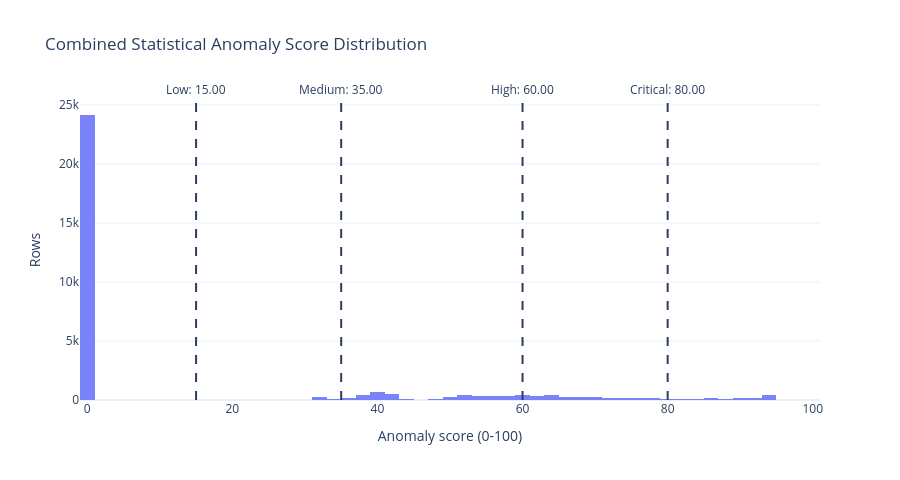
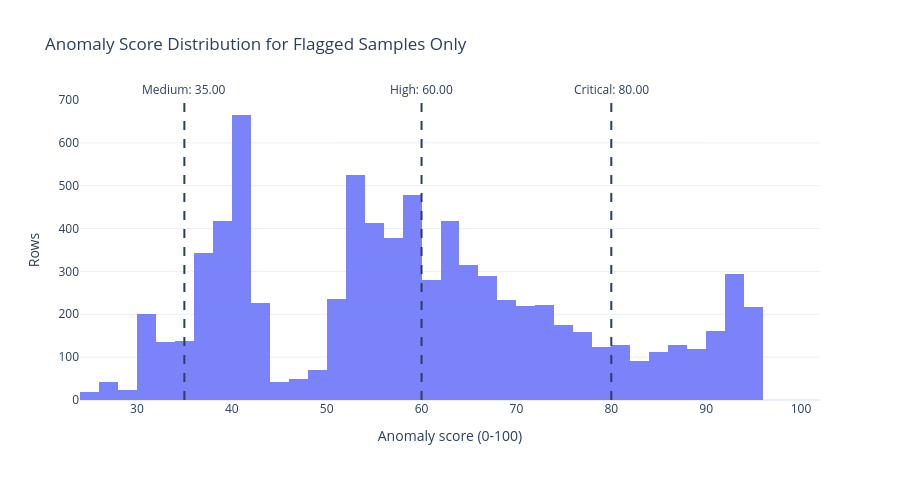
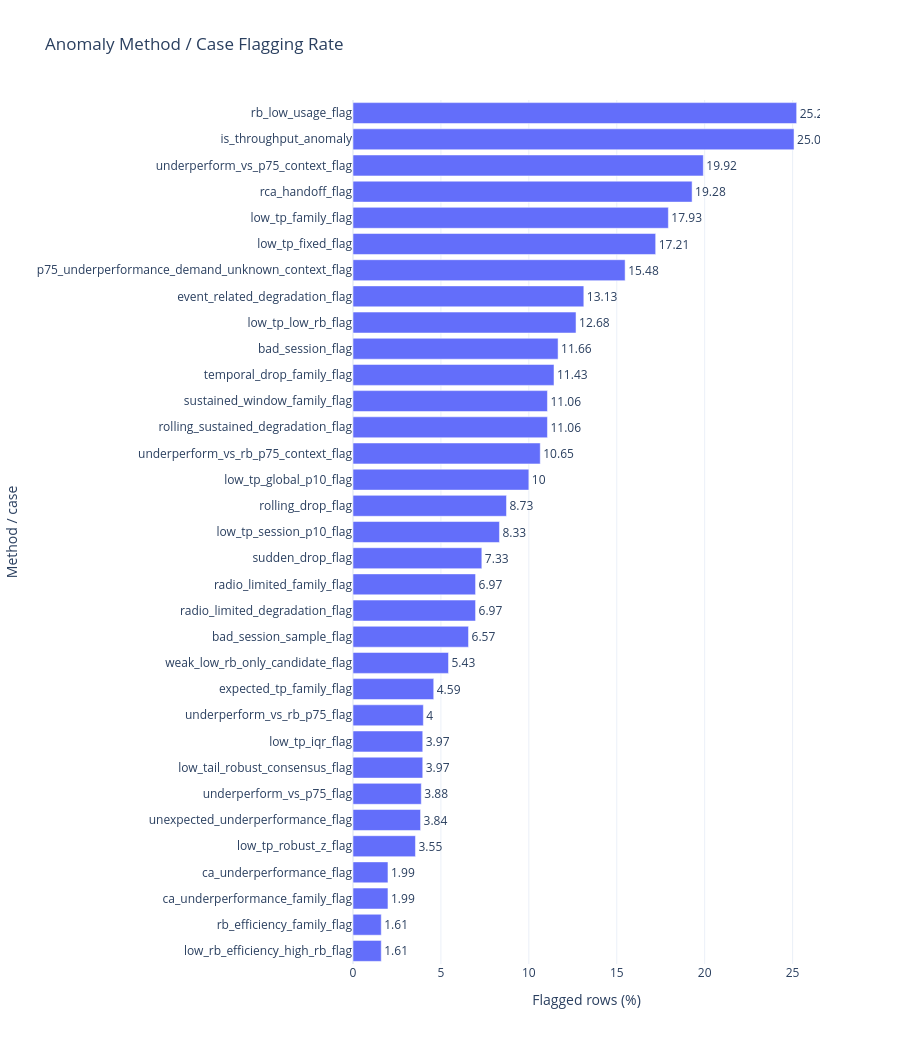
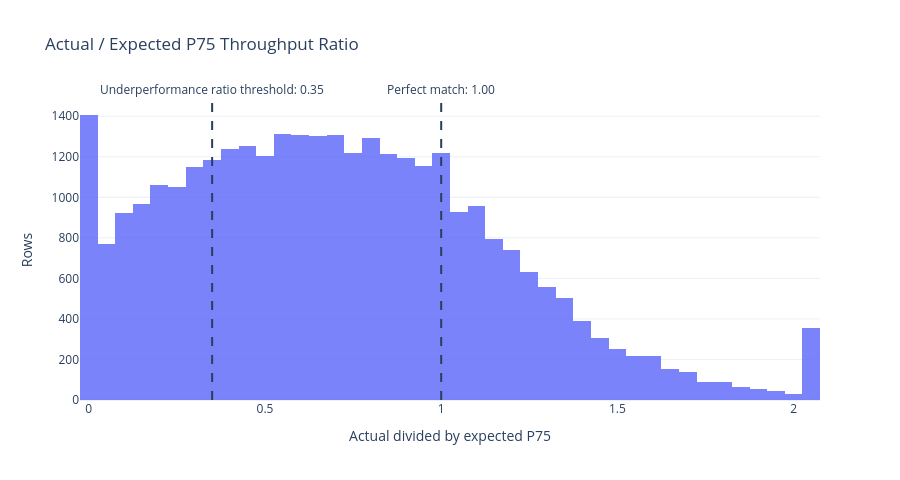

Notebook cell for these charts, in order:
### Code cell
# =========================
# 16. Post-anomaly visual QC
# =========================

# These plots help confirm whether flagged samples look abnormal in their surrounding context.
# They also make it easier to explain why some method percentages are high or low.

if not lte_dl.empty:
    plot_distribution_with_lines(
        lte_dl,
        "anomaly_score_0_100",
        "Combined Statistical Anomaly Score Distribution",
        "Anomaly score (0-100)",
        thresholds={"Low": 15, "Medium": 35, "High": 60, "Critical": 80},
        bins=60,
        filename="10_anomaly_score_distribution.png",
        clip_upper_q=None,
    )



    # The full score distribution is usually dominated by normal zero-score rows. This zoom
    # shows only flagged anomalies so score calibration can be reviewed more clearly.
    plot_distribution_with_lines(
        lte_dl[lte_dl["is_throughput_anomaly"].fillna(False).astype(bool)],
        "anomaly_score_0_100",
        "Anomaly Score Distribution for Flagged Samples Only",
        "Anomaly score (0-100)",
        thresholds={"Medium": 35, "High": 60, "Critical": 80},
        bins=50,
        filename="10b_anomaly_score_distribution_flagged_only.png",
        clip_upper_q=None,
    )

    if "anomaly_method_count" in lte_dl.columns:
        method_count_summary = lte_dl["anomaly_method_count"].value_counts().sort_index()
        plt.figure(figsize=(8, 4))
        plt.bar(method_count_summary.index.astype(str), method_count_summary.values)
        plt.xlabel("Number of trigger flags active on the row")
        plt.ylabel("Rows")
        plt.title("Anomaly Trigger-Flag Overlap Distribution")
        save_current_plot("10c_anomaly_trigger_overlap_distribution.png")
        plt.show()

    if "method_summary" in globals():
        plot_flag_percentage_bars(method_summary, "11_anomaly_method_percentages.png")

    if "summary_by_type_sev" in globals() and not summary_by_type_sev.empty:
        type_counts = anomaly_handoff["anomaly_type"].value_counts().sort_values(ascending=True)
        plt.figure(figsize=(12, max(5, 0.35 * len(type_counts))))
        plt.barh(type_counts.index.astype(str), type_counts.values)
        plt.xlabel("Anomaly rows")
        plt.title("Anomaly Count by Primary Type")
        save_current_plot("12_anomaly_count_by_type.png")
        plt.show()

        sev_counts = anomaly_handoff["anomaly_severity"].value_counts().sort_values(ascending=True)
        plt.figure(figsize=(8, 4))
        plt.barh(sev_counts.index.astype(str), sev_counts.values)
        plt.xlabel("Anomaly rows")
        plt.title("Anomaly Count by Severity")
        save_current_plot("13_anomaly_count_by_severity.png")
        plt.show()

    plot_actual_vs_expected(lte_dl, "14_actual_vs_expected_with_anomalies.png")

    plot_distribution_with_lines(
        lte_dl,
        "throughput_ratio_p75",
        "Actual / Expected P75 Throughput Ratio",
        "Actual divided by expected P75",
        thresholds={"Underperformance ratio threshold": UNDERPERFORMANCE_RATIO_THRESHOLD, "Perfect match": 1.0},
        bins=80,
        filename="15_throughput_ratio_p75_distribution.png",
        clip_upper_q=0.99,
    )

    plot_distribution_with_lines(
        lte_dl,
        "throughput_gap_p75",
        "Expected P75 Minus Actual Throughput Gap",
        "Throughput gap (Mbps)",
        thresholds={"P75 gap threshold": UNDERPERFORMANCE_GAP_MBPS},
        bins=80,
        filename="16_throughput_gap_p75_distribution.png",
        clip_upper_q=0.99,
    )

    plot_route_metric(lte_dl, "anomaly_score_0_100", "Route Samples Colored by Anomaly Score", "17_route_by_anomaly_score.png", clip_upper_q=None)
    plot_route_anomaly_overlay(lte_dl, "17c_route_with_anomaly_overlay.png")

    if "download_analysis_window_flag" in lte_dl.columns:
        lte_dl["_download_analysis_window_numeric"] = lte_dl["download_analysis_window_flag"].fillna(True).astype(int)
        plot_route_metric(
            lte_dl,
            "_download_analysis_window_numeric",
            "Route Samples Colored by Active Download Analysis Window Flag",
            "17b_route_by_download_analysis_window.png",
        )

    if "anomaly_handoff" in globals() and not anomaly_handoff.empty:
        # Plot top anomaly EPISODES, not repeated neighboring rows from the same episode.
        # This directly fixes the visual issue where several top context windows showed the
        # same sustained low-throughput period instead of independent anomaly cases.
        if "anomaly_episode_id" in anomaly_handoff.columns:
            context_examples = (
                anomaly_handoff.sort_values("anomaly_score_0_100", ascending=False)
                .drop_duplicates("anomaly_episode_id", keep="first")
                .sort_values("anomaly_score_0_100", ascending=False)
                .reset_index(drop=True)
            )
        else:
            context_examples = anomaly_handoff.sort_values("anomaly_score_0_100", ascending=False).reset_index(drop=True)

        context_examples = filter_candidates_with_precontext(lte_dl, context_examples)
        for rank in range(min(MAX_TOP_CONTEXT_WINDOWS, len(context_examples))):
            plot_anomaly_context(
                lte_dl,
                anomaly_df=context_examples,
                rank=rank,
                samples_before=ANOMALY_CONTEXT_SAMPLES_BEFORE,
                samples_after=ANOMALY_CONTEXT_SAMPLES_AFTER,
                filename_prefix="18_top_anomaly_episode_context",
            )

        # Add representative examples by anomaly type so review is not biased toward
        # only the highest-score edge cases.
        plot_context_examples_by_type(
            lte_dl,
            anomaly_handoff,
            max_types=MAX_CONTEXT_WINDOWS_BY_TYPE,
            samples_before=ANOMALY_CONTEXT_SAMPLES_BEFORE,
            samples_after=ANOMALY_CONTEXT_SAMPLES_AFTER,
            filename_prefix="19_type_example_context",
        )

### Figure 1 — Plotly figure (JSON) as saved in the notebook; plotly's stock layout.template omitted (floating-point values rounded to 4 significant figures; data arrays with more than 128 entries replaced by an {"elided": "..."} marker saying what was removed)
{"data": [{"name": "Rows", "nbinsx": 60, "opacity": 0.85, "type": "histogram", "x": {"elided": "32238 float values"}}], "layout": {"annotations": [{"showarrow": false, "text": "Low: 15.00", "x": 15, "xanchor": "center", "xref": "x", "y": 1, "yanchor": "bottom", "yref": "y domain"}, {"showarrow": false, "text": "Medium: 35.00", "x": 35, "xanchor": "center", "xref": "x", "y": 1, "yanchor": "bottom", "yref": "y domain"}, {"showarrow": false, "text": "High: 60.00", "x": 60, "xanchor": "center", "xref": "x", "y": 1, "yanchor": "bottom", "yref": "y domain"}, {"showarrow": false, "text": "Critical: 80.00", "x": 80, "xanchor": "center", "xref": "x", "y": 1, "yanchor": "bottom", "yref": "y domain"}], "height": 480, "shapes": [{"line": {"dash": "dash"}, "type": "line", "x0": 15, "x1": 15, "xref": "x", "y0": 0, "y1": 1, "yref": "y domain"}, {"line": {"dash": "dash"}, "type": "line", "x0": 35, "x1": 35, "xref": "x", "y0": 0, "y1": 1, "yref": "y domain"}, {"line": {"dash": "dash"}, "type": "line", "x0": 60, "x1": 60, "xref": "x", "y0": 0, "y1": 1, "yref": "y domain"}, {"line": {"dash": "dash"}, "type": "line", "x0": 80, "x1": 80, "xref": "x", "y0": 0, "y1": 1, "yref": "y domain"}], "title": {"text": "Combined Statistical Anomaly Score Distribution"}, "xaxis": {"title": {"text": "Anomaly score (0-100)"}}, "yaxis": {"title": {"text": "Rows"}}}}

### Figure 2 — Plotly figure (JSON) as saved in the notebook; plotly's stock layout.template omitted (floating-point values rounded to 4 significant figures; data arrays with more than 128 entries replaced by an {"elided": "..."} marker saying what was removed)
{"data": [{"name": "Rows", "nbinsx": 50, "opacity": 0.85, "type": "histogram", "x": {"elided": "8086 float values"}}], "layout": {"annotations": [{"showarrow": false, "text": "Medium: 35.00", "x": 35, "xanchor": "center", "xref": "x", "y": 1, "yanchor": "bottom", "yref": "y domain"}, {"showarrow": false, "text": "High: 60.00", "x": 60, "xanchor": "center", "xref": "x", "y": 1, "yanchor": "bottom", "yref": "y domain"}, {"showarrow": false, "text": "Critical: 80.00", "x": 80, "xanchor": "center", "xref": "x", "y": 1, "yanchor": "bottom", "yref": "y domain"}], "height": 480, "shapes": [{"line": {"dash": "dash"}, "type": "line", "x0": 35, "x1": 35, "xref": "x", "y0": 0, "y1": 1, "yref": "y domain"}, {"line": {"dash": "dash"}, "type": "line", "x0": 60, "x1": 60, "xref": "x", "y0": 0, "y1": 1, "yref": "y domain"}, {"line": {"dash": "dash"}, "type": "line", "x0": 80, "x1": 80, "xref": "x", "y0": 0, "y1": 1, "yref": "y domain"}], "title": {"text": "Anomaly Score Distribution for Flagged Samples Only"}, "xaxis": {"title": {"text": "Anomaly score (0-100)"}}, "yaxis": {"title": {"text": "Rows"}}}}

### Figure 3 — Plotly figure (JSON) as saved in the notebook; plotly's stock layout.template omitted (floating-point values rounded to 4 significant figures)
{"data": [{"orientation": "h", "text": [1.61, 1.61, 1.99, 1.99, 3.55, 3.84, 3.88, 3.97, 3.97, 4.0, 4.59, 5.43, 6.57, 6.97, 6.97, 7.33, 8.33, 8.73, 10.0, 10.65, 11.06, 11.06, 11.43, 11.66, 12.68, 13.13, 15.48, 17.21, 17.93, 19.28, 19.92, 25.08, 25.23], "textposition": "outside", "type": "bar", "x": [1.607, 1.607, 1.988, 1.988, 3.552, 3.843, 3.884, 3.967, 3.967, 4.001, 4.591, 5.431, 6.57, 6.97, 6.97, 7.327, 8.329, 8.729, 10.0, 10.65, 11.06, 11.06, 11.43, 11.66, 12.68, 13.13, 15.48, 17.21, 17.93, 19.29, 19.92, 25.08, 25.23], "y": ["low_rb_efficiency_high_rb_flag", "rb_efficiency_family_flag", "ca_underperformance_family_flag", "ca_underperformance_flag", "low_tp_robust_z_flag", "unexpected_underperformance_flag", "underperform_vs_p75_flag", "low_tail_robust_consensus_flag", "low_tp_iqr_flag", "underperform_vs_rb_p75_flag", "expected_tp_family_flag", "weak_low_rb_only_candidate_flag", "bad_session_sample_flag", "radio_limited_degradation_flag", "radio_limited_family_flag", "sudden_drop_flag", "low_tp_session_p10_flag", "rolling_drop_flag", "low_tp_global_p10_flag", "underperform_vs_rb_p75_context_flag", "rolling_sustained_degradation_flag", "sustained_window_family_flag", "temporal_drop_family_flag", "bad_session_flag", "low_tp_low_rb_flag", "event_related_degradation_flag", "p75_underperformance_demand_unknown_context_flag", "low_tp_fixed_flag", "low_tp_family_flag", "rca_handoff_flag", "underperform_vs_p75_context_flag", "is_throughput_anomaly", "rb_low_usage_flag"]}], "layout": {"height": 1044, "title": {"text": "Anomaly Method / Case Flagging Rate"}, "xaxis": {"title": {"text": "Flagged rows (%)"}}, "yaxis": {"title": {"text": "Method / case"}}}}

### Figure 4 — Plotly figure (JSON) as saved in the notebook; plotly's stock layout.template omitted (floating-point values rounded to 4 significant figures; data arrays with more than 128 entries replaced by an {"elided": "..."} marker saying what was removed)
{"data": [{"name": "Rows", "nbinsx": 80, "opacity": 0.85, "type": "histogram", "x": {"elided": "32238 float values"}}], "layout": {"annotations": [{"showarrow": false, "text": "Underperformance ratio threshold: 0.35", "x": 0.35, "xanchor": "center", "xref": "x", "y": 1, "yanchor": "bottom", "yref": "y domain"}, {"showarrow": false, "text": "Perfect match: 1.00", "x": 1, "xanchor": "center", "xref": "x", "y": 1, "yanchor": "bottom", "yref": "y domain"}], "height": 480, "shapes": [{"line": {"dash": "dash"}, "type": "line", "x0": 0.35, "x1": 0.35, "xref": "x", "y0": 0, "y1": 1, "yref": "y domain"}, {"line": {"dash": "dash"}, "type": "line", "x0": 1, "x1": 1, "xref": "x", "y0": 0, "y1": 1, "yref": "y domain"}], "title": {"text": "Actual / Expected P75 Throughput Ratio"}, "xaxis": {"title": {"text": "Actual divided by expected P75"}}, "yaxis": {"title": {"text": "Rows"}}}}
